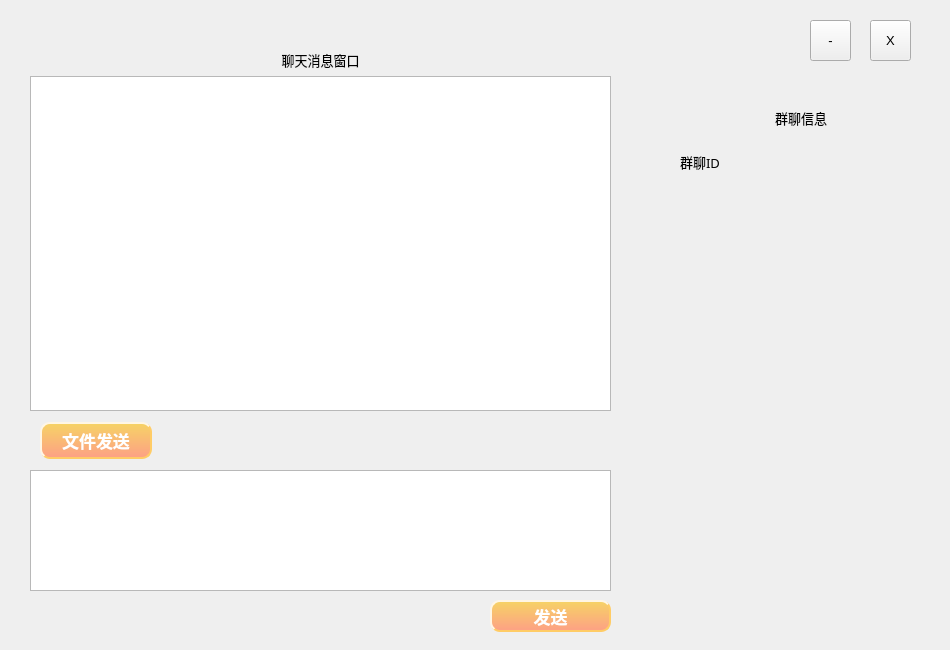
<?xml version="1.0" encoding="UTF-8"?>
<ui version="4.0">
 <class>chatwindow_group</class>
 <widget class="QWidget" name="chatwindow_group">
  <property name="geometry">
   <rect>
    <x>0</x>
    <y>0</y>
    <width>950</width>
    <height>650</height>
   </rect>
  </property>
  <property name="windowTitle">
   <string>Form</string>
  </property>
  <widget class="QToolButton" name="minimize">
   <property name="geometry">
    <rect>
     <x>810</x>
     <y>20</y>
     <width>41</width>
     <height>41</height>
    </rect>
   </property>
   <property name="font">
    <font>
     <family>Arial</family>
     <pointsize>10</pointsize>
    </font>
   </property>
   <property name="text">
    <string>-</string>
   </property>
  </widget>
  <widget class="QToolButton" name="close">
   <property name="geometry">
    <rect>
     <x>870</x>
     <y>20</y>
     <width>41</width>
     <height>41</height>
    </rect>
   </property>
   <property name="font">
    <font>
     <family>Arial</family>
     <pointsize>10</pointsize>
    </font>
   </property>
   <property name="text">
    <string>X</string>
   </property>
  </widget>
  <widget class="QWidget" name="gridLayoutWidget">
   <property name="geometry">
    <rect>
     <x>630</x>
     <y>90</y>
     <width>301</width>
     <height>181</height>
    </rect>
   </property>
   <layout class="QGridLayout" name="Friend_Info">
    <item row="7" column="2">
     <spacer name="horizontalSpacer_4">
      <property name="orientation">
       <enum>Qt::Horizontal</enum>
      </property>
      <property name="sizeHint" stdset="0">
       <size>
        <width>40</width>
        <height>20</height>
       </size>
      </property>
     </spacer>
    </item>
    <item row="8" column="1">
     <spacer name="verticalSpacer_12">
      <property name="orientation">
       <enum>Qt::Vertical</enum>
      </property>
      <property name="sizeHint" stdset="0">
       <size>
        <width>20</width>
        <height>40</height>
       </size>
      </property>
     </spacer>
    </item>
    <item row="7" column="4">
     <spacer name="horizontalSpacer_22">
      <property name="orientation">
       <enum>Qt::Horizontal</enum>
      </property>
      <property name="sizeHint" stdset="0">
       <size>
        <width>40</width>
        <height>20</height>
       </size>
      </property>
     </spacer>
    </item>
    <item row="6" column="1">
     <spacer name="verticalSpacer_10">
      <property name="orientation">
       <enum>Qt::Vertical</enum>
      </property>
      <property name="sizeHint" stdset="0">
       <size>
        <width>20</width>
        <height>40</height>
       </size>
      </property>
     </spacer>
    </item>
    <item row="4" column="1">
     <spacer name="verticalSpacer_6">
      <property name="orientation">
       <enum>Qt::Vertical</enum>
      </property>
      <property name="sizeHint" stdset="0">
       <size>
        <width>20</width>
        <height>40</height>
       </size>
      </property>
     </spacer>
    </item>
    <item row="4" column="3">
     <spacer name="verticalSpacer_5">
      <property name="orientation">
       <enum>Qt::Vertical</enum>
      </property>
      <property name="sizeHint" stdset="0">
       <size>
        <width>20</width>
        <height>40</height>
       </size>
      </property>
     </spacer>
    </item>
    <item row="3" column="1">
     <widget class="QLabel" name="label_2">
      <property name="font">
       <font>
        <family>Microsoft YaHei</family>
        <pointsize>10</pointsize>
       </font>
      </property>
      <property name="text">
       <string>群聊ID</string>
      </property>
     </widget>
    </item>
    <item row="3" column="0">
     <spacer name="horizontalSpacer_13">
      <property name="orientation">
       <enum>Qt::Horizontal</enum>
      </property>
      <property name="sizeHint" stdset="0">
       <size>
        <width>40</width>
        <height>20</height>
       </size>
      </property>
     </spacer>
    </item>
    <item row="3" column="4">
     <spacer name="horizontalSpacer_20">
      <property name="orientation">
       <enum>Qt::Horizontal</enum>
      </property>
      <property name="sizeHint" stdset="0">
       <size>
        <width>40</width>
        <height>20</height>
       </size>
      </property>
     </spacer>
    </item>
    <item row="1" column="0">
     <spacer name="horizontalSpacer_14">
      <property name="orientation">
       <enum>Qt::Horizontal</enum>
      </property>
      <property name="sizeHint" stdset="0">
       <size>
        <width>40</width>
        <height>20</height>
       </size>
      </property>
     </spacer>
    </item>
    <item row="7" column="0">
     <spacer name="horizontalSpacer_17">
      <property name="orientation">
       <enum>Qt::Horizontal</enum>
      </property>
      <property name="sizeHint" stdset="0">
       <size>
        <width>40</width>
        <height>20</height>
       </size>
      </property>
     </spacer>
    </item>
    <item row="5" column="2">
     <spacer name="horizontalSpacer_3">
      <property name="orientation">
       <enum>Qt::Horizontal</enum>
      </property>
      <property name="sizeHint" stdset="0">
       <size>
        <width>40</width>
        <height>20</height>
       </size>
      </property>
     </spacer>
    </item>
    <item row="2" column="1">
     <spacer name="verticalSpacer_4">
      <property name="orientation">
       <enum>Qt::Vertical</enum>
      </property>
      <property name="sizeHint" stdset="0">
       <size>
        <width>20</width>
        <height>40</height>
       </size>
      </property>
     </spacer>
    </item>
    <item row="5" column="4">
     <spacer name="horizontalSpacer_21">
      <property name="orientation">
       <enum>Qt::Horizontal</enum>
      </property>
      <property name="sizeHint" stdset="0">
       <size>
        <width>40</width>
        <height>20</height>
       </size>
      </property>
     </spacer>
    </item>
    <item row="0" column="3">
     <spacer name="verticalSpacer">
      <property name="orientation">
       <enum>Qt::Vertical</enum>
      </property>
      <property name="sizeHint" stdset="0">
       <size>
        <width>20</width>
        <height>40</height>
       </size>
      </property>
     </spacer>
    </item>
    <item row="5" column="3">
     <widget class="QLineEdit" name="lineEdit_2">
      <property name="styleSheet">
       <string notr="true">/* 设置QLineEdit为透明，隐藏边框 */
QLineEdit {
    background-color: transparent;
    border: none;
    border-style: hidden;
    border-width: 0px;
    border-color: transparent;
    selection-background-color: transparent;
    selection-color: black;
}

/* 禁用鼠标编辑 */
QLineEdit[readOnly=&quot;true&quot;] {
    /* 如果希望有一些视觉上的指示，可以添加其他样式，例如背景色 */
    background-color: #FFFFFF; /* 用于只读状态的背景色 */
}
</string>
      </property>
     </widget>
    </item>
    <item row="3" column="2">
     <spacer name="horizontalSpacer">
      <property name="orientation">
       <enum>Qt::Horizontal</enum>
      </property>
      <property name="sizeHint" stdset="0">
       <size>
        <width>40</width>
        <height>20</height>
       </size>
      </property>
     </spacer>
    </item>
    <item row="1" column="2">
     <spacer name="horizontalSpacer_2">
      <property name="orientation">
       <enum>Qt::Horizontal</enum>
      </property>
      <property name="sizeHint" stdset="0">
       <size>
        <width>40</width>
        <height>20</height>
       </size>
      </property>
     </spacer>
    </item>
    <item row="6" column="3">
     <spacer name="verticalSpacer_9">
      <property name="orientation">
       <enum>Qt::Vertical</enum>
      </property>
      <property name="sizeHint" stdset="0">
       <size>
        <width>20</width>
        <height>40</height>
       </size>
      </property>
     </spacer>
    </item>
    <item row="3" column="3">
     <widget class="QLineEdit" name="lineEdit">
      <property name="styleSheet">
       <string notr="true">/* 设置QLineEdit为透明，隐藏边框 */
QLineEdit {
    background-color: transparent;
    border: none;
    border-style: hidden;
    border-width: 0px;
    border-color: transparent;
    selection-background-color: transparent;
    selection-color: black;
}

/* 禁用鼠标编辑 */
QLineEdit[readOnly=&quot;true&quot;] {
    /* 如果希望有一些视觉上的指示，可以添加其他样式，例如背景色 */
    background-color: #FFFFFF; /* 用于只读状态的背景色 */
}
</string>
      </property>
     </widget>
    </item>
    <item row="8" column="3">
     <spacer name="verticalSpacer_11">
      <property name="orientation">
       <enum>Qt::Vertical</enum>
      </property>
      <property name="sizeHint" stdset="0">
       <size>
        <width>20</width>
        <height>40</height>
       </size>
      </property>
     </spacer>
    </item>
    <item row="5" column="0">
     <spacer name="horizontalSpacer_16">
      <property name="orientation">
       <enum>Qt::Horizontal</enum>
      </property>
      <property name="sizeHint" stdset="0">
       <size>
        <width>40</width>
        <height>20</height>
       </size>
      </property>
     </spacer>
    </item>
    <item row="1" column="4">
     <spacer name="horizontalSpacer_18">
      <property name="orientation">
       <enum>Qt::Horizontal</enum>
      </property>
      <property name="sizeHint" stdset="0">
       <size>
        <width>40</width>
        <height>20</height>
       </size>
      </property>
     </spacer>
    </item>
    <item row="2" column="3">
     <spacer name="verticalSpacer_3">
      <property name="orientation">
       <enum>Qt::Vertical</enum>
      </property>
      <property name="sizeHint" stdset="0">
       <size>
        <width>20</width>
        <height>40</height>
       </size>
      </property>
     </spacer>
    </item>
    <item row="0" column="1">
     <spacer name="verticalSpacer_2">
      <property name="orientation">
       <enum>Qt::Vertical</enum>
      </property>
      <property name="sizeHint" stdset="0">
       <size>
        <width>20</width>
        <height>40</height>
       </size>
      </property>
     </spacer>
    </item>
    <item row="1" column="3">
     <widget class="QLabel" name="label_8">
      <property name="font">
       <font>
        <family>Microsoft YaHei</family>
        <pointsize>10</pointsize>
       </font>
      </property>
      <property name="text">
       <string>群聊信息</string>
      </property>
     </widget>
    </item>
   </layout>
  </widget>
  <widget class="QWidget" name="verticalLayoutWidget">
   <property name="geometry">
    <rect>
     <x>30</x>
     <y>50</y>
     <width>581</width>
     <height>361</height>
    </rect>
   </property>
   <layout class="QVBoxLayout" name="Chat_Window">
    <item>
     <widget class="QLabel" name="label">
      <property name="font">
       <font>
        <family>Microsoft YaHei</family>
        <pointsize>10</pointsize>
       </font>
      </property>
      <property name="text">
       <string>聊天消息窗口</string>
      </property>
      <property name="alignment">
       <set>Qt::AlignCenter</set>
      </property>
     </widget>
    </item>
    <item>
     <widget class="QTextBrowser" name="chatwindow"/>
    </item>
   </layout>
  </widget>
  <widget class="QLabel" name="background">
   <property name="geometry">
    <rect>
     <x>0</x>
     <y>0</y>
     <width>950</width>
     <height>650</height>
    </rect>
   </property>
   <property name="styleSheet">
    <string notr="true">border-image: url(:/pic/background_1.png);</string>
   </property>
   <property name="text">
    <string/>
   </property>
  </widget>
  <widget class="QWidget" name="horizontalLayoutWidget">
   <property name="geometry">
    <rect>
     <x>40</x>
     <y>420</y>
     <width>278</width>
     <height>41</height>
    </rect>
   </property>
   <layout class="QHBoxLayout" name="Tool_Bar">
    <item>
     <widget class="QPushButton" name="pushButton_5">
      <property name="styleSheet">
       <string notr="true">QPushButton
{
    color:#ffffff; /*文字颜色*/
    background-color:qlineargradient(x1: 0, y1: 0, x2: 0, y2: 1, stop:0 #f6d365, stop: 1 #fda085);/*背景色*/
    border-style:outset; /*边框风格*/
    border-width:2px;/*边框宽度*/
    border-color:#FFCC66; /*边框颜色*/
    border-radius:10px; /*边框倒角*/
    font:Bold 17px; /*字体*/
    font-family: &quot;Microsoft YaHei&quot;;
    min-width:100px;/*控件最小宽度*/
    min-height:20px;/*控件最小高度*/
    padding:4px;/*内边距*/
}
 
QPushButton:hover
{
    color:#ffffff; /*文字颜色*/
    background-color:qlineargradient(x1: 0, y1: 0, x2: 0, y2: 1, stop:0 #fda085, stop: 1 #fee140);/*背景色*/
    border-style:outset; /*边框风格*/
    border-width:2px;/*边框宽度*/
    border-color:#FFCC66; /*边框颜色*/
    border-radius:10px; /*边框倒角*/
    font:bold 17px; /*字体*/
    font-family: &quot;Microsoft YaHei&quot;;
    min-width:100px;/*控件最小宽度*/
    min-height:20px;/*控件最小高度*/
    padding:4px;/*内边距*/
}
QPushButton:pressed
{
    color:#ffffff; /*文字颜色*/
    background-color:qlineargradient(x1: 0, y1: 0, x2: 0, y2: 1, stop:0 #fda085, stop: 1 #43e97b);/*背景色*/
    border-style:outset; /*边框风格*/
    border-width:2px;/*边框宽度*/
    border-color:#FFCC66; /*边框颜色*/
    border-radius:10px; /*边框倒角*/
    font:bold 17px; /*字体*/
    font-family: &quot;Microsoft YaHei&quot;;
    min-width:100px;/*控件最小宽度*/
    min-height:20px;/*控件最小高度*/
    padding:4px;/*内边距*/
}



</string>
      </property>
      <property name="text">
       <string>文件发送</string>
      </property>
     </widget>
    </item>
    <item>
     <spacer name="horizontalSpacer_8">
      <property name="orientation">
       <enum>Qt::Horizontal</enum>
      </property>
      <property name="sizeHint" stdset="0">
       <size>
        <width>40</width>
        <height>20</height>
       </size>
      </property>
     </spacer>
    </item>
   </layout>
  </widget>
  <widget class="QWidget" name="verticalLayoutWidget_2">
   <property name="geometry">
    <rect>
     <x>30</x>
     <y>470</y>
     <width>581</width>
     <height>121</height>
    </rect>
   </property>
   <layout class="QVBoxLayout" name="Text_Editer">
    <item>
     <widget class="QTextEdit" name="input_text"/>
    </item>
   </layout>
  </widget>
  <widget class="QPushButton" name="send">
   <property name="geometry">
    <rect>
     <x>490</x>
     <y>600</y>
     <width>121</width>
     <height>32</height>
    </rect>
   </property>
   <property name="styleSheet">
    <string notr="true">QPushButton
{
    color:#ffffff; /*文字颜色*/
    background-color:qlineargradient(x1: 0, y1: 0, x2: 0, y2: 1, stop:0 #f6d365, stop: 1 #fda085);/*背景色*/
    border-style:outset; /*边框风格*/
    border-width:2px;/*边框宽度*/
    border-color:#FFCC66; /*边框颜色*/
    border-radius:10px; /*边框倒角*/
    font:Bold 17px; /*字体*/
    font-family: &quot;Microsoft YaHei&quot;;
    min-width:100px;/*控件最小宽度*/
    min-height:20px;/*控件最小高度*/
    padding:4px;/*内边距*/
}
 
QPushButton:hover
{
    color:#ffffff; /*文字颜色*/
    background-color:qlineargradient(x1: 0, y1: 0, x2: 0, y2: 1, stop:0 #fda085, stop: 1 #fee140);/*背景色*/
    border-style:outset; /*边框风格*/
    border-width:2px;/*边框宽度*/
    border-color:#FFCC66; /*边框颜色*/
    border-radius:10px; /*边框倒角*/
    font:bold 17px; /*字体*/
    font-family: &quot;Microsoft YaHei&quot;;
    min-width:100px;/*控件最小宽度*/
    min-height:20px;/*控件最小高度*/
    padding:4px;/*内边距*/
}
QPushButton:pressed
{
    color:#ffffff; /*文字颜色*/
    background-color:qlineargradient(x1: 0, y1: 0, x2: 0, y2: 1, stop:0 #fda085, stop: 1 #43e97b);/*背景色*/
    border-style:outset; /*边框风格*/
    border-width:2px;/*边框宽度*/
    border-color:#FFCC66; /*边框颜色*/
    border-radius:10px; /*边框倒角*/
    font:bold 17px; /*字体*/
    font-family: &quot;Microsoft YaHei&quot;;
    min-width:100px;/*控件最小宽度*/
    min-height:20px;/*控件最小高度*/
    padding:4px;/*内边距*/
}



</string>
   </property>
   <property name="text">
    <string>发送</string>
   </property>
  </widget>
  <widget class="QLabel" name="logo">
   <property name="geometry">
    <rect>
     <x>790</x>
     <y>500</y>
     <width>131</width>
     <height>131</height>
    </rect>
   </property>
   <property name="styleSheet">
    <string notr="true">border-image: url(:/pic/theychat-mini.png);</string>
   </property>
   <property name="text">
    <string/>
   </property>
  </widget>
  <zorder>background</zorder>
  <zorder>minimize</zorder>
  <zorder>close</zorder>
  <zorder>gridLayoutWidget</zorder>
  <zorder>verticalLayoutWidget</zorder>
  <zorder>horizontalLayoutWidget</zorder>
  <zorder>verticalLayoutWidget_2</zorder>
  <zorder>send</zorder>
  <zorder>logo</zorder>
 </widget>
 <resources/>
 <connections/>
</ui>
